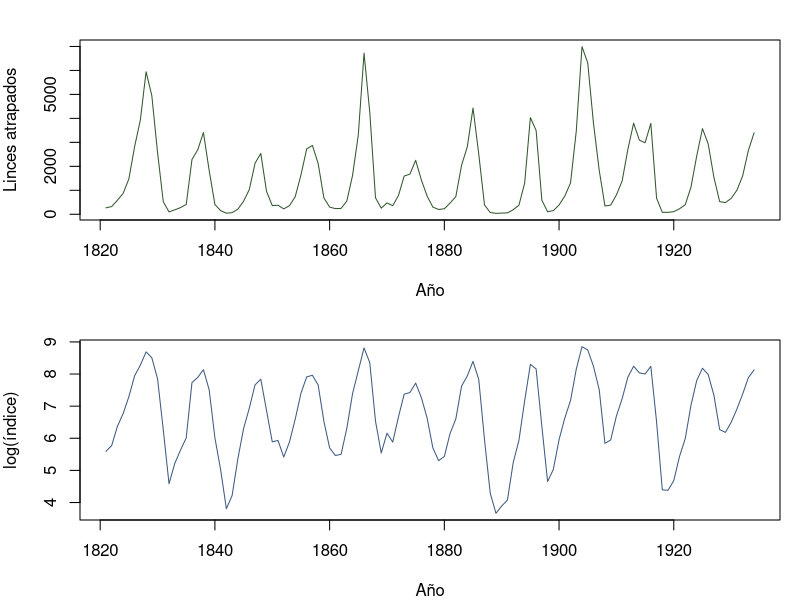
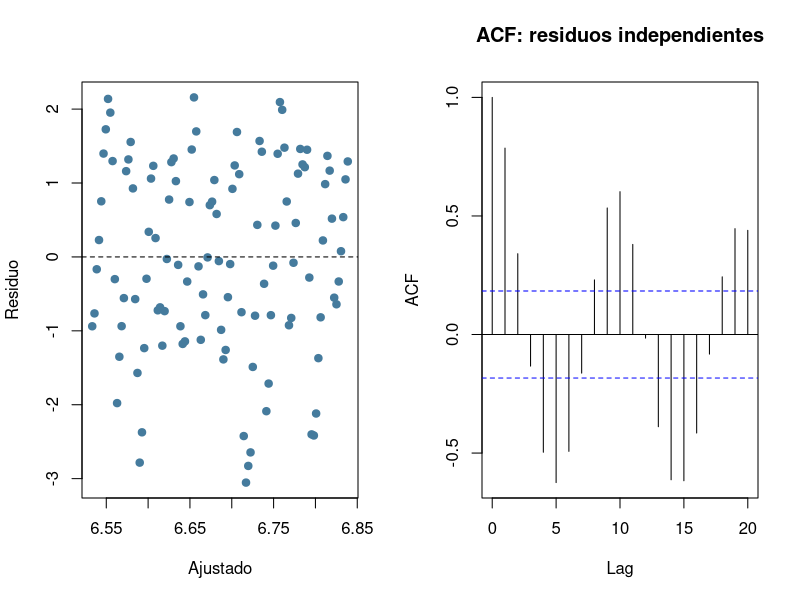
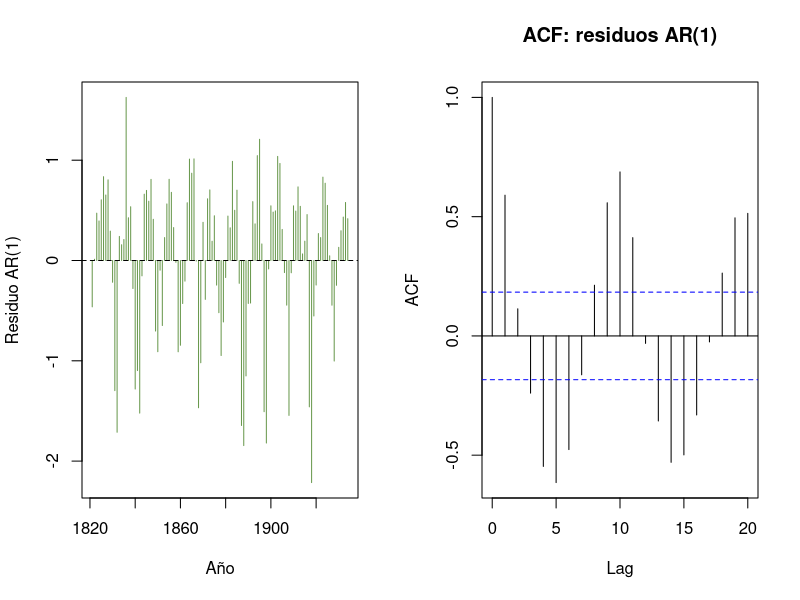

Recreate these plots in R, in order.
## ---- chunk 1
#| label: ch09-auditoria
data("lynx", package = "datasets")
d <- data.frame(year = as.integer(time(lynx)), index = as.numeric(lynx))
d$log_index <- log(d$index)
d$time_centered <- d$year - mean(d$year)

stopifnot(nrow(d) == 114L, !anyNA(d), all(d$index > 0))
stopifnot(all(diff(d$year) == 1L), d$year[1] == 1821L,
          d$year[nrow(d)] == 1934L)
list(range_year = range(d$year), range_index = range(d$index),
     spacing = unique(diff(d$year)), duplicated_year = anyDuplicated(d$year))
## ---- chunk 2
#| label: ch09-exploracion
#| fig-cap: "Índice anual histórico de capturas de lince en escalas original y logarítmica."
op <- par(mfrow = c(2, 1), mar = c(4, 4, 2, 1))
plot(index ~ year, d, type = "l", col = "#31572c",
     xlab = "Año", ylab = "Linces atrapados")
plot(log_index ~ year, d, type = "l", col = "#3d5a80",
     xlab = "Año", ylab = "log(índice)")
par(op)

aggregate(index ~ cut(year, breaks = seq(1820, 1940, 20)), d,
          function(x) c(media = mean(x), mediana = median(x), maximo = max(x)))
## ---- chunk 3
#| label: ch09-ols
fit_independent <- lm(log_index ~ time_centered, data = d)
summary(fit_independent)$coefficients

op <- par(mfrow = c(1, 2))
plot(fitted(fit_independent), residuals(fit_independent), pch = 19,
     col = "#457b9d", xlab = "Ajustado", ylab = "Residuo")
abline(h = 0, lty = 2)
acf(residuals(fit_independent), main = "ACF: residuos independientes")
par(op)
## ---- chunk 4
#| label: ch09-ar1
fit_ar1 <- arima(d$log_index, order = c(1, 0, 0),
                 xreg = d$time_centered, include.mean = TRUE,
                 method = "ML")
co <- coef(fit_ar1)
V <- fit_ar1$var.coef
se_slope <- sqrt(V["d$time_centered", "d$time_centered"])
ci_slope <- co["d$time_centered"] + qnorm(c(.025, .975)) * se_slope
annual_change <- 100 * (exp(c(estimate = co["d$time_centered"],
                               lower = ci_slope[1], upper = ci_slope[2])) - 1)
data.frame(phi = co["ar1"], annual_percent_change = annual_change[1],
           lower = annual_change[2], upper = annual_change[3],
           row.names = NULL)
## ---- chunk 5
#| label: ch09-bootstrap
set.seed(909)
B <- 1999
n <- nrow(d)
block_length <- 10L
block_slope <- replicate(B, {
  starts <- sample(seq_len(n), ceiling(n / block_length), replace = TRUE)
  idx <- unlist(lapply(starts, function(s) ((s - 1L + 0:(block_length - 1L)) %% n) + 1L))
  yb <- d$log_index[idx[seq_len(n)]]
  coef(lm(yb ~ seq_len(n)))[2]
})
100 * (exp(quantile(block_slope, c(.025, .5, .975))) - 1)
## ---- chunk 6
#| label: ch09-diagnosticos
res <- residuals(fit_ar1)
op <- par(mfrow = c(1, 2))
plot(d$year, res, type = "h", col = "#6a994e",
     xlab = "Año", ylab = "Residuo AR(1)")
abline(h = 0, lty = 2)
acf(res, main = "ACF: residuos AR(1)")
par(op)
Box.test(res, lag = 10, type = "Ljung-Box", fitdf = 1)
## ---- chunk 7
#| label: ch09-sensibilidad
estimate_ar1 <- function(z, response = c("log", "raw")) {
  response <- match.arg(response)
  y <- if (response == "log") log(z$index) else z$index
  x <- z$year - mean(z$year)
  f <- arima(y, order = c(1, 0, 0), xreg = x, method = "ML")
  unname(coef(f)["x"])
}

periods <- list(full = d, from_1841 = subset(d, year >= 1841),
                through_1914 = subset(d, year <= 1914))
sens <- data.frame(
  period = names(periods),
  log_slope = vapply(periods, estimate_ar1, numeric(1), response = "log"),
  raw_slope = vapply(periods, estimate_ar1, numeric(1), response = "raw")
)
transform(sens, annual_percent = 100 * (exp(log_slope) - 1))
